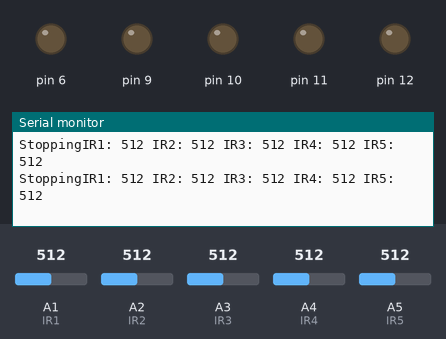
The sketch below on a simulated Arduino Uno, built with avr-gcc and run on an emulated ATmega328P. Parts: output pins drawn as LEDs (lit = HIGH), the last lines printed to the serial monitor. The test bench sets the inputs (shaded band); at power-on: A1 (IR1) = 512, A2 (IR2) = 512, A3 (IR3) = 512, A4 (IR4) = 512, A5 (IR5) = 512.

Above: at 1.2 s.
1.3 s: A1 (IR1) set to 488
At 1.52 s:
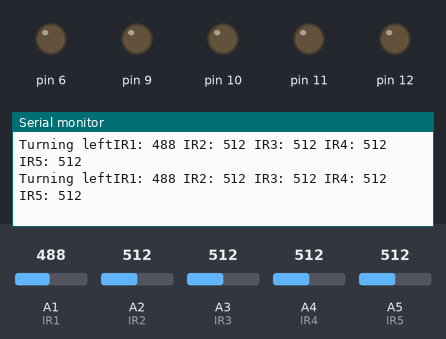
3.3 s: A2 (IR2) set to 106
At 3.33 s:
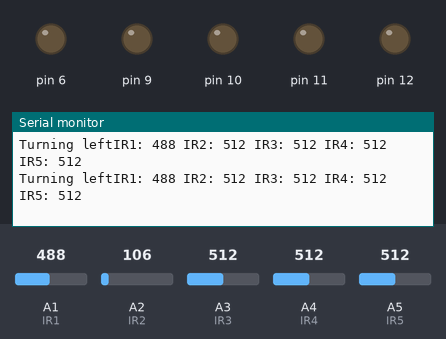
6.3 s: A2 (IR2) set to 89
At 6.34 s:
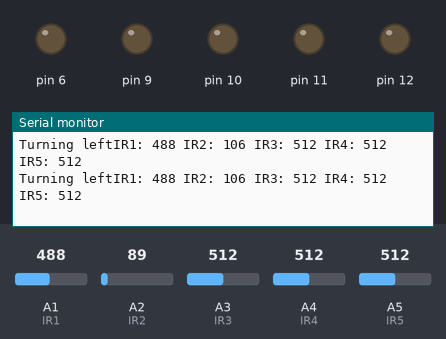
7.8 s: A3 (IR3) set to 107
At 7.83 s:
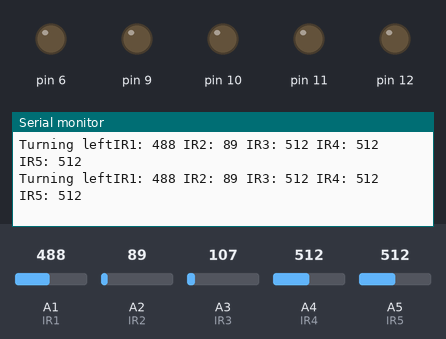
10.8 s: A3 (IR3) set to 91
At 10.85 s:
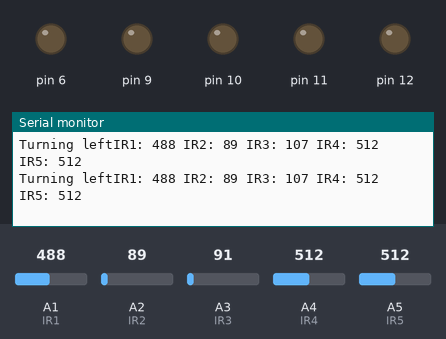
Timing chart, 0 to 13.8 s (numbered marks = the images above; inputs shaded):
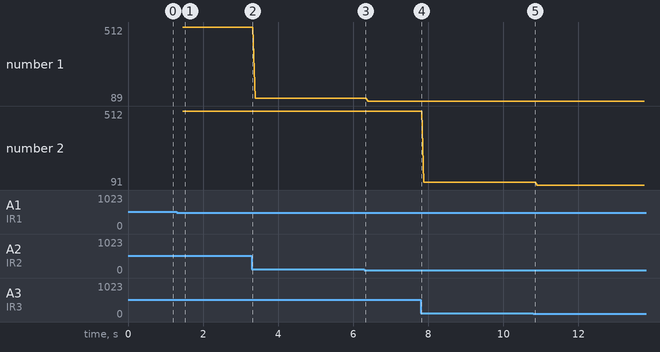

The sketch:

main.ino
```cpp
//#include <stddef.h>
#include "states.h"
//#include "Sequence.h"
//#include <Arduino.h>
//IR Sesnor pin definitions
#define IR1 A1
#define IR2 A2
#define IR3 A3
#define IR4 A4
#define IR5 A5

// RHS Bridge
int RIN1 = 41;
int RIN2 = 39;
int RIN3 = 37;
int RIN4 = 35;
int RENA = 10; //replace # with proper pin number
int RENB = 9; //replace # with proper pin number

// LHS Bridge
int LIN1 = 33;
int LIN2 = 31;
int LIN3 = 29;
int LIN4 = 27;
int LENA = 12; //replace # with proper pin number
int LENB = 11; //replace # with proper pin number

//Linear Actuator Bridge replace # with proper pin number
int LAIN1 = 45;
int LAIN2 = 47;
int LAENB = 6;

//variable name rhs of Type states taking in respective pin parameters
states rhs(RIN1, RIN2, RIN3, RIN4, RENA, RENB);
states lhs(LIN1, LIN2, LIN3, LIN4, LENA, LENB);
//variable name for linear actuator
states linAct(LAIN1, LAIN2, LAENB);
//int operation = 0;

void setup() {
  // put your setup code here, to run once:
  Serial.begin(9600);
  Serial.print(3);
  /*Sequence hist;
  move mov;
  mov.mot1 = 1;
  mov.mot2 = 2;
  mov.mot3 = 3;
  mov.mot4 = 4;
  mov.turn = 0;
  hist.insert(mov);
  move copy;
  Serial.print(mov.mot1);
  if(!hist.pop(copy))
    Serial.print(78);
*/
}

void loop() {
  //pin reading for sensor
  int ir1 = analogRead(IR1);
  int ir2 = analogRead(IR2);
  int ir3 = analogRead(IR3);
  int ir4 = analogRead(IR4);
  int ir5 = analogRead(IR5);

  // Print the sensor values for debugging
  Serial.print("IR1: "); Serial.print(ir1);
  Serial.print(" IR2: "); Serial.print(ir2);
  Serial.print(" IR3: "); Serial.print(ir3);
  Serial.print(" IR4: "); Serial.print(ir4);
  Serial.print(" IR5: "); Serial.println(ir5);

  //analog color sensing is between 0-1023
  int threshold = 500;
    // Line tracing logic
  if (ir1 < threshold || ir2 < threshold) {
    Serial.print("Turning left");
    // Left sensors detect the line, turn left
    //lhs.turnLeft(150);
    //delay(1000);
  } else if (ir4 < threshold || ir5 < threshold) {
    // Right sensors detect the line, turn right
      Serial.print("Turning Right");

    //rhs.turnRight(150);
    //delay(1000);

  } else if (ir3 < threshold) {
    // Middle sensor is on the line, move forward
      Serial.print("Going forward");

    //lhs.moveForward(150);
    //rhs.moveForward(150);
    //delay(1000);

  } else {
    // No sensor detects the line, stop moving
    Serial.print("Stopping");
    //drive.stopMoving();
  }
  //lhs.moveForward(50);
  //rhs.moveForward(50);
  //delay(1000);
}
```

Sequence.cpp
```cpp
#include "Sequence.h"
#include <stdlib.h>
using namespace std;


//Constructor Implementation
Sequence::Sequence(): h(nullptr), t(nullptr), seqsize(0)
{
}

Sequence::~Sequence() //Destructor Implementation
{
	for (Node* p = h; p != nullptr; p = h)
	{
		h = p->next;
		delete p;
	}
}

Sequence::Sequence(const Sequence& og) //copy constructor
{
	seqsize = og.seqsize; //this holds for all cases
	if (og.seqsize == 0)  //in case of empty sequence
	{
		h = nullptr;
		t = nullptr;
	}
	else
	{
		h = new Node; //point head to a new node
		h->prev = nullptr;
		h->next = nullptr;
		h->val = og.h->val;

		Node* p = og.h; //hand pointers
		Node* q = h;

		while (p->next != nullptr)
		{
			q->next = new Node; //create node
			q->next->prev = q;	//make sure current address is stored in next
			q = q->next; //advance pointers
			p = p->next;
			q->val = p->val; //set value
		}
		q->next = nullptr;
		t = q;
	}
}

Sequence& Sequence::operator = (const Sequence& rhs) //assignment constructor
{
	if (this != &rhs)
	{
		Sequence temp = rhs;
		swap(temp);
	}
	return *this;
}

bool Sequence::empty() const //empty implementation
{
	return (seqsize == 0);
}

int Sequence::size() const //size implementation
{
	return seqsize;
}

bool Sequence::insert(const ItemType& value) //insert implementation
{
		//empty case
		if (size() == 0)
		{
			h = new Node;
			h->prev = nullptr;
			h->next = nullptr;
			h->val = value;
			t = h;
      return true;
		}
		//head case
		else
		{
			h->prev = new Node;
			h->prev->next = h;
			h = h->prev;
			h->prev = nullptr;
			h->val = value;
      return true;
		}
}

bool Sequence::erase()	//erase function implementation
{
		//only one item
		if (seqsize == 1)
		{
			delete t;
			h = nullptr;
			t = nullptr;
		}
		//removing from end
		else
		{
			Node* temp = t;
			t = t->prev;
			t->next = nullptr;
			delete temp;
		}
		seqsize--;
		return true;
}

void Sequence::swap(Sequence& other) //swap function implementation
{
	Node* temph = h; //temporary storage of og pointers and properties
	Node* tempt = t;
	int tempsize = seqsize;

	h = other.h;	//pointer and property swap
	t = other.t;
	seqsize = other.seqsize;

	other.h = temph;
	other.t = tempt;
	other.seqsize = tempsize;
}

bool Sequence::pop(ItemType &mov)
{
  if (seqsize <1)
    return false;
  else
  {
    mov = h->val;
    Node* temp = h;
	  h = h->next;
	  h->prev = nullptr;
	  delete temp;
    seqsize--;
    return true;
  }
}
```

Sequence.h
```cpp
#ifndef SEQUENCE_H
#define SEQUENCE_H

class move
{
  public:
    int mot1;
    int mot2;
    int mot3;
    int mot4;
    int turn;
};

using ItemType = move;

class Sequence
{
public:
    Sequence();    // Create an empty sequence (i.e., one whose size() is 0).
    ~Sequence(); //destructor
    Sequence(const Sequence& og); //copy constructor
    Sequence& operator = (const Sequence& rhs); //assignment constructor
    bool empty() const;  // Return true if the sequence is empty, otherwise false.
    int size() const;    // Return the number of items in the sequence.
    bool insert(const ItemType& value);
    // Insert value into the sequence so that it becomes the item at
    // position pos.  The original item at position pos and those that
    // follow it end up at positions one greater than they were at before.
    // Return pos if 0 <= pos <= size() and the value could be
    // inserted.  (It might not be, if the sequence has a fixed capacity,
    // e.g., because it's implemented using a fixed-size array.)  Otherwise,
    // leave the sequence unchanged and return -1.  Notice that
    // if pos is equal to size(), the value is inserted at the end.

    bool erase();
    // If 0 <= pos < size(), remove the item at position pos from
    // the sequence (so that all items that followed that item end up at
    // positions one lower than they were at before), and return true.
    // Otherwise, leave the sequence unchanged and return false.

    void swap(Sequence& other);
    // Exchange the contents of this sequence with the other one.

    bool pop(ItemType &mov);


private:
    struct Node
    {
        ItemType val;
        Node* next;
        Node* prev;
    };

    Node* h;
    Node* t;
    int seqsize;
};

#endif
```

states.cpp
```cpp
#include "states.h"
#include "Sequence.h"
#include "Arduino.h"

#define LOW 0

//wheel states. Variable type name states which takes 6 inputes
states::states(int IN1, int IN2, int IN3, int IN4, int ENA, int ENB)
{

  pinMode(IN1, OUTPUT);
  pinMode(IN2, OUTPUT);
  pinMode(IN3, OUTPUT);
  pinMode(IN4, OUTPUT);
  pinMode(ENA, OUTPUT);
  pinMode(ENB, OUTPUT);

  _IN1 = IN1; //forward
  _IN2 = IN2; //back
  _IN3 = IN3; //forward
  _IN4 = IN4; //back
  _ENA = ENA;
  _ENB = ENB;

  Serial.print(7);
}
//linear actuator state
states::states(int IN1, int IN2, int ENB)
{
  pinMode(extendPin, OUTPUT);
  pinMode(retractPin, OUTPUT);
  pinMode(ENB, OUTPUT);

  extendPin = IN1;
  retractPin = IN2;
  _ENB = ENB;
}

bool states::incLength(int speed)
{
  digitalWrite(extendPin, HIGH);
  digitalWrite(retractPin, LOW);
  analogWrite(_ENB, speed);
  Serial.print("extension executed");
  return true;
}

bool states::decLength(int speed)
{
  digitalWrite(extendPin, LOW);
  digitalWrite(retractPin, HIGH);
  analogWrite(_ENB, speed);
  Serial.print("retraction executed");
  return true;
}
bool states::moveForward(int speed)
{
  digitalWrite(_IN1, HIGH); //
  digitalWrite(_IN2, LOW);
  digitalWrite(_IN3, HIGH);
  digitalWrite(_IN4, LOW);
  analogWrite(_ENA, speed);
  analogWrite(_ENB, speed);
  Serial.print("moveForward executed");
  return true;
}

bool states::moveBackward(int speed)
{
  analogWrite(_IN1, LOW);
  analogWrite(_IN2, HIGH);
  analogWrite(_IN3, LOW);
  analogWrite(_IN4, HIGH);
  analogWrite(_ENA, speed);
  analogWrite(_ENB, speed);
  return true;
}

bool states::turnLeft(int speed)
{
  analogWrite(_IN1, HIGH);
  analogWrite(_IN2, LOW);
  analogWrite(_IN3, LOW);
  analogWrite(_IN4, HIGH);
  analogWrite(_ENA, speed);
  analogWrite(_ENB, speed);
  return true;
}

bool states::turnRight(int speed)
{
  analogWrite(_IN1, LOW);
  analogWrite(_IN2, HIGH);
  analogWrite(_IN3, HIGH);
  analogWrite(_IN4, LOW);
  analogWrite(_ENA, speed);
  analogWrite(_ENB, speed);
  return true;
}

bool states::stopMoving()
{
  analogWrite(_ENA, 0);
  analogWrite(_ENB, 0);
  return true;
}

/*
void PIDfollow(int &Integrator, int &lastError){
  Kp = 0.07;
  Ki = 0.0008;
  Kd = 0.6;

  int IR1 = analogRead(A1);
  int IR2 = analogRead(A1);
  int IR3 = analogRead(A3);
  int IR4 = -analogRead(A4);
  int IR5 = -analogRead(A5);

  int error = sum(IR1, IR2, IR4, IR5);
  int P = error;
  Integrator = Integrator + error;
  int D = error - lastError;
  lastError = error;

  float motorspeed = P * Kp + I * Ki + D * Kd;
  }*/
  /*Motorspeed adjustment here*/
```

states.h
```cpp
#pragma once

#include "Arduino.h"
class states
{
  public:
  //Wheel motors decleration and actions
  states(int IN1, int IN2, int IN3, int IN4, int ENA, int ENB); //motor experiment control
  bool moveForward(int speed);
  bool moveBackward(int speed);
  bool turnLeft(int speed);
  bool turnRight(int speed);
  bool stopMoving();

  //Linear Actuator decleration and actions
  states(int IN1, int IN2, int ENB);
  bool incLength(int speed);
  bool decLength(int speed);


  private:
  int _IN1, _IN2, _IN3, _IN4, _ENA, _ENB,
  extendPin, retractPin;
};
/*
void PIDfollow(int &Integrator, int &lastError);

int operate(int operation);

//enableA = pulsewidth modulating pin digital 11 - in1 & in2
//enableB = digital 10 - in3 in4
//7,6,5,4 = 1,2,3,4 respectively

int lineFollow();

int turning();

int firstPatty();

int pattyStack();

int dropOff();

int retryStack();
*/

/*
* hist will be a LIFO stack of movement structs
* movement struct contains four ints, each a wheel motor output, and a classification binary (movement/turn)
* dicerolls is a vector of the three patties and then the dropoff location
*
* void PIDfollow(){};
*
* int operate(int operation){
*	switch operation:
*	case lineFollowNum
*		return lineFollow();
*	case turningnum
*		return turning();
*	case droppoffnum
*		return dropoff();
*	case firstPattyNum
*		return firstPatty();
*	case pattyStackNum
*		return pattyStack();
*	case retryStacknum
*		return retryStack();
*	case endNum
*		return 0;
  };
*
* int lineFollow(int threeways, int fourways, int dicerolls, int i, *int hist)
* {
*	if # of threeways equals dropoff (i.e. right four/right three read black else read white)
*		return dropoffnum;
*	elseif # of fourways equals ceil(dicerolls[i]/2) (i.e. all five IR read black)
*		return turningnum;
*	else
		if any sensors read black
			PIDfollow();
			push motor pin data onto hist stack
			if right four/right three read black and else is white
				while rightmost sensor reads black
					PIDfollow();
				threeways++;
			if all five IR read black
				while all five IR read black
					PIDfollow();
				fourways++;
			return linefollownum;
		else
			pop from hist
			reverse motor pin output from hist
			output reversed numbers to motor
			if right four/right three read black and else is white
				while rightmost sensor reads black
					PIDfollow();
			if all five IR read black
				PID move forward until just past intersection
				while all five IR read black
					PIDfollow();
			return linefollownum;
* }
*
* int turning(int dicerolls, int rollnum)
* {
*	int startang = fetch positional sensor angle
*	if dicerolls[rollnum] is even
*		while (fetch positional sensor angle - start ang) < 88
			turn right
*	else
* 		while (fetch positional sensor angle - start ang) > -88
*			turn left
*	while ultrasonic sensor > ___ distance
*		PIDfollow();
*	if rollnum == 0
		return firstPattyNum;
	else
		return pattyStackNum;
* }
*
* int firstPatty(){
*	while button unpressed
*		lower claw
*	close claw for n seconds
*	if current sensor indicates torque is too low
*		while(!retryPatty())
*		return firstPattyNum;
*	else
*		lift claw
*		pop hist and reverse until all sensors black
		pop hist until turn is reversed
		while all sensors black
			PIDfollow();
*		rollnum++;
*		return linefollownum;
  }

  int pattyStack()
  {
	lower claw for number - rollnum*pattythickness
	open claw
*	while button unpressed
*		lower claw
*	close claw for n seconds
*	if current sensor indicates torque is too low
*		return retryPattyNum;
*	else
*		lift claw
*		pop hist and reverse until all sensors black
		pop hist until turn is reversed
		while all sensors black
			PIDfollow();
*		rollnum++;
*		return linefollownum;
  }

  int dropOff()
  {
	int startAng = fetch positional sensor angle
	while (fetch positional angle - startAng) < 88
		turn right
	while ultrasonic > ___ dist
		PIDfollow();
	while button unpressed
		lower claw
	open claw
	pop hist stack until turn reversed
	return endNum;
  }

  int retryStack()
  {
	open claw
	pop hist stack until turn is read
	while ultrasonic > ___ dist
		PIDfollow();
	if rollnum == 0
		return firstPattyNum;
	else
		return pattyStackNum;
  }

*/


/*
* int operation will be initialized at linefollownum
*
* main loop will be
* operation = operate(operation);
*/
```

Measured:
- the behaviour switches between 500 and 499 on A1 (IR1) (found by bisection; images 0 and 1)
- after the input at 1.3 s, the serial monitor: prints a new line after 0.10 s (image 1)
- plotted number 1: 512 → 106 after the input at 3.3 s, 106 → 89 after the input at 6.3 s
- plotted number 2: 512 → 107 after the input at 7.8 s, 107 → 91 after the input at 10.8 s
